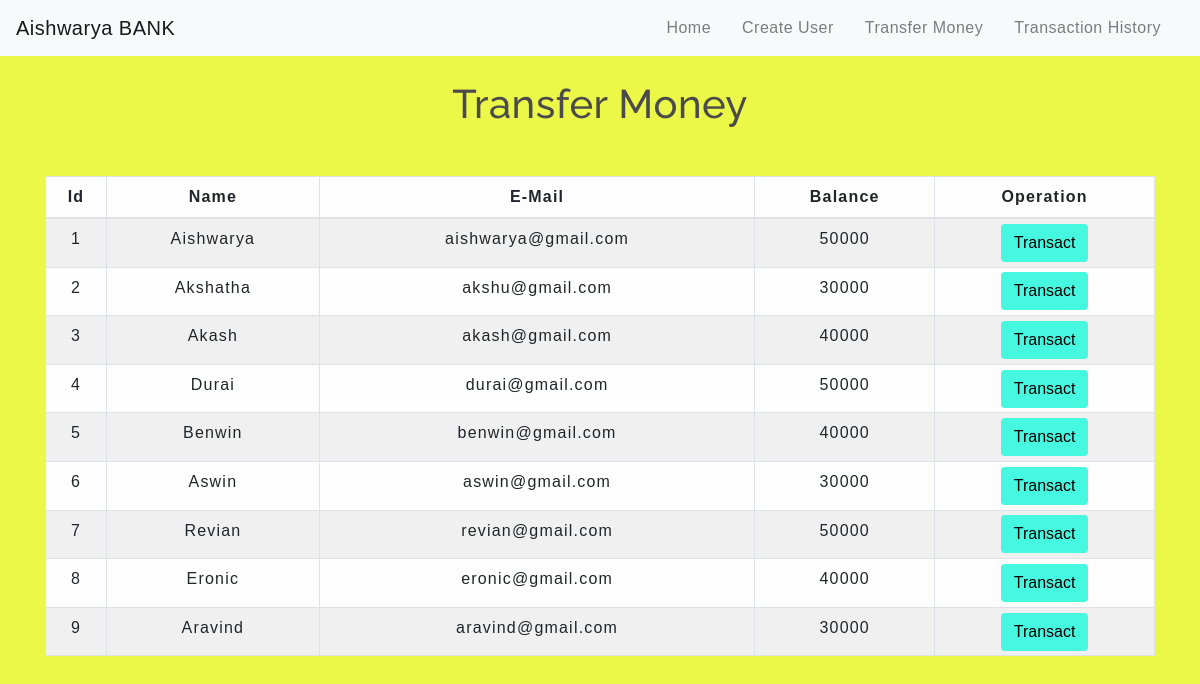
The app's page /transfermoney.php with its own data.
### tables this page shows
CREATE TABLE `users` (
  `id` int(3) NOT NULL,
  `name` text NOT NULL,
  `email` varchar(30) NOT NULL,
  `balance` int(8) NOT NULL
);

### transfermoney.php (the view, shortened to what this page needs)
<!DOCTYPE html>
<html lang="en">
<head>
    <link rel="stylesheet" href="https://maxcdn.bootstrapcdn.com/bootstrap/4.0.0/css/bootstrap.min.css">
    <link rel="stylesheet" type="text/css" href="css/table.css">
    <link rel="stylesheet" type="text/css" href="css/navbar.css">
</head>
<body>
<?php
    include 'config.php';
    $sql = "SELECT * FROM users";
    $result = mysqli_query($conn,$sql);
?>
<?php
  include 'navbar.php';
?>
<div class="container bg-default">
        <h2 class="text-center pt-4">Transfer Money</h2>
        <br>
            <div class="row">
                <div class="col">
                    <div class="table-responsive-sm">
                    <table class="table table-hover table-sm table-striped table-condensed table-bordered table-success">
                    <table class="table table-hover table-sm table-striped table-condensed table-light table-bordered border-dark" >
                        <thead>
                            <tr>
                            <th scope="col" class="text-center py-2">Id</th>
                            <th scope="col" class="text-center py-2">Name</th>
                            <th scope="col" class="text-center py-2">E-Mail</th>
                            <th scope="col" class="text-center py-2">Balance</th>
                            <th scope="col" class="text-center py-2">Operation</th>
                            </tr>
                        </thead>
                        <tbody>
                <?php
                    while($rows=mysqli_fetch_assoc($result)){
                ?>
                    <tr>
                        <td class="py-2"><?php echo $rows['id'] ?></td>
                        <td class="py-2"><?php echo $rows['name']?></td>
                        <td class="py-2"><?php echo $rows['email']?></td>
                        <td class="py-2"><?php echo $rows['balance']?></td>
                        <td><a href="selecteduserdetail.php?id= <?php echo $rows['id'] ;?>"> <button type="button" class="btn">Transact</button></a></td>
                    </tr>
                <?php
                    }
                ?>
                        </tbody>
                    </table>
                    </div>
                </div>
            </div>
         </div>
</body>
</html>

### navbar.php (shortened to what this page needs)
<nav class="navbar navbar-expand-md navbar-light bg-light">
<a class="navbar-brand" href="index.php">Aishwarya BANK</a>
<div class="collapse navbar-collapse" id="collapsibleNavbar">
      <ul class="navbar-nav ml-auto">
        <li class="nav-item">
          <a class="nav-link" href="index.php">Home</a>
        </li>
        <li class="nav-item">
          <a class="nav-link" href="createuser.php">Create User</a>
        </li>
        <li class="nav-item">
          <a class="nav-link" href="transfermoney.php">Transfer Money</a>
        </li>
        <li class="nav-item">
          <a class="nav-link" href="transactionhistory.php">Transaction History</a>
        </li>
    </div>
 </nav>

### css/table.css (style rules this page uses)
* { padding: 0; margin: 0; box-sizing: border-box; font-family: sans-serif; }
h2 { font-size: 40px; }
table { letter-spacing: 1.2px; }
td { text-align: center; }
button { border:none; background: #47f8e0; transition: 1s; }
body { background : #ecf847; }

### css/navbar.css (style rules this page uses)
.nav-link { margin-right: 15px; color:#6b9bdb; letter-spacing: 0.5px; transition: 0.5s; }
.navbar-brand { color: #d7e425; letter-spacing: 0.5px; }
h2 { color: #4C4B4B; letter-spacing: 0.5px; font-family: raleway; }

### transfermoney.php (style rules this page uses)
button { transition: 1.5s; }

### records on screen
users: id "1", name "Aishwarya", email "aishwarya@gmail.com", balance "50000"
users: id "2", name "Akshatha", email "akshu@gmail.com", balance "30000"
users: id "3", name "Akash", email "akash@gmail.com", balance "40000"
users: id "4", name "Durai", email "durai@gmail.com", balance "50000"
users: id "5", name "Benwin", email "benwin@gmail.com", balance "40000"
users: id "6", name "Aswin", email "aswin@gmail.com", balance "30000"
users: id "7", name "Revian", email "revian@gmail.com", balance "50000"
users: id "8", name "Eronic", email "eronic@gmail.com", balance "40000"
users: id "9", name "Aravind", email "aravind@gmail.com", balance "30000"
